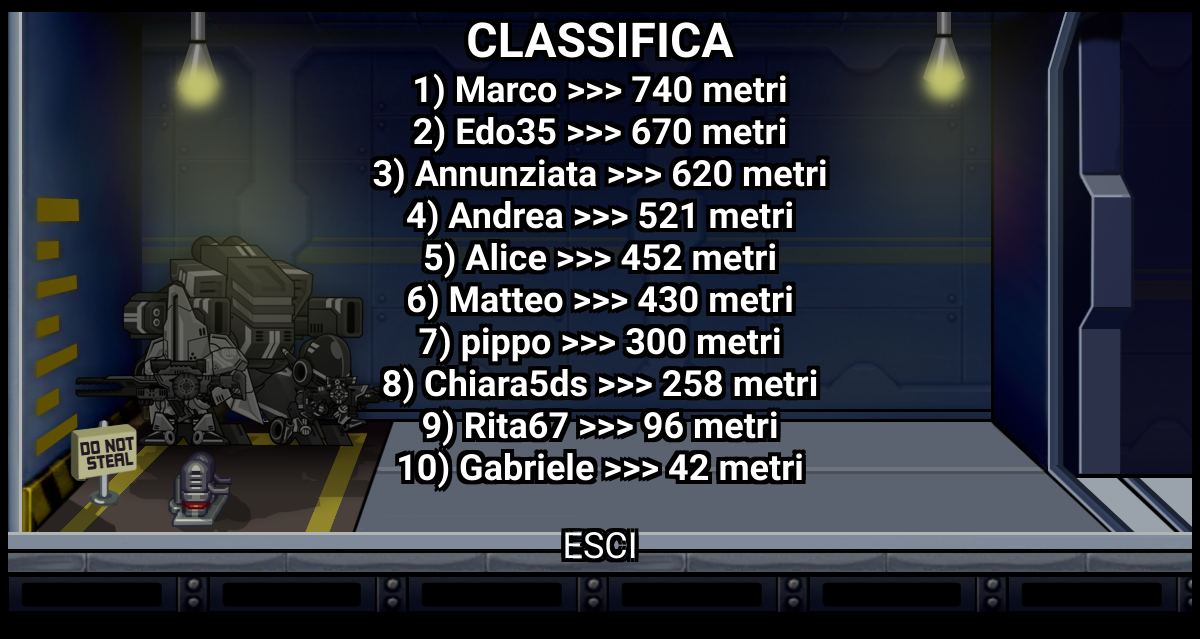
Page /PHP/Classifica.php on the committed database.
### tables this page shows
CREATE TABLE `utente` (
  `Username` varchar(50) NOT NULL,
  `Email` varchar(25) NOT NULL,
  `Password` varchar(200) DEFAULT NULL,
  `Record` int(11) NOT NULL DEFAULT '0',
  `Monete` int(11) NOT NULL DEFAULT '0',
  `Sensibilita` int(11) NOT NULL DEFAULT '3'
);

### PHP/Classifica.php (the view, shortened to what this page needs)
<!DOCTYPE html>
<html lang="it">
<head>
	<link rel="stylesheet" type="text/css" href="../CSS/JetpackJoyride.css">
</head>
<body>
	<div id="playgroundWrapper">
		<div id="playground">
			<h1 class='font shadow4 size4 margin0'>CLASSIFICA</h1>
			<?php
				require_once "../Connection.php";
				$sql = "SELECT Username,Record
						FROM UTENTE
						ORDER BY Record DESC
						LIMIT 10";
				$result = $conn->query($sql);
				if($result->num_rows > 0){
  					$posizione = 1;
    				while($row = $result->fetch_assoc()) {
    					if($row['Username'] == $_SESSION['username']){
							echo "<h1 style='color:#2FAAE8;' class='font shadow4 size3 margin0'>".$posizione.') '.$row["Username"].' >>> '.$row['Record'].' metri'."</h1>";
						}
						else
        					echo "<h1 class='font shadow4 size3 margin0'>".$posizione.') '.$row["Username"].' >>> '.$row['Record'].' metri'."</h1>";
        				$posizione++;
    				}
				}
				else{
    				echo "<h1 class='font shadow4 size3 margin0'>La classifica è vuota</h1>";
    			}
			?>
			<br>
			<br>
			<a class='menu font shadow4 size3 textDecorationNone exit' href="./PaginaPersonale.php">ESCI</a>
		</div>
	</div>
</body>
</html>

### CSS/JetpackJoyride.css (style rules this page uses)
body { background-color:black; overflow: hidden; }
.font { font-family:'Lilita One', cursive; color: #FFFFFF; }
.size4 { font-size: 4vw; }
.size3 { font-size: 3vw; }
.shadow4 { text-shadow: 4px 4px 0 black, 4px -4px 0 black, -4px 4px 0 black, -4px -4px 0 black, 4px 0px 0 black, 0px 4px 0 black, -4px 0px 0 black, 0px -4px 0 black; }
.textDecorationNone { text-decoration: none; }
.margin0 { margin-top:0px; margin-bottom:0px; }
.exit { margin-top:60px; }
#playgroundWrapper { margin-top:1%; text-align:center; width:100%; }
#playground { background-image:url('../Images/SfondoTitolo.png'); background-repeat:repeat; background-size:100vw; margin:0px auto; height:50vw; }

### rows in the picture
utente: Username "Marco", Record "740"
utente: Username "Edo35", Record "670"
utente: Username "Annunziata", Record "620"
utente: Username "Andrea", Record "521"
utente: Username "Alice", Record "452"
utente: Username "Matteo", Record "430"
utente: Username "pippo", Record "300"
utente: Username "Chiara5ds", Record "258"
utente: Username "Rita67", Record "96"
utente: Username "Gabriele", Record "42"
